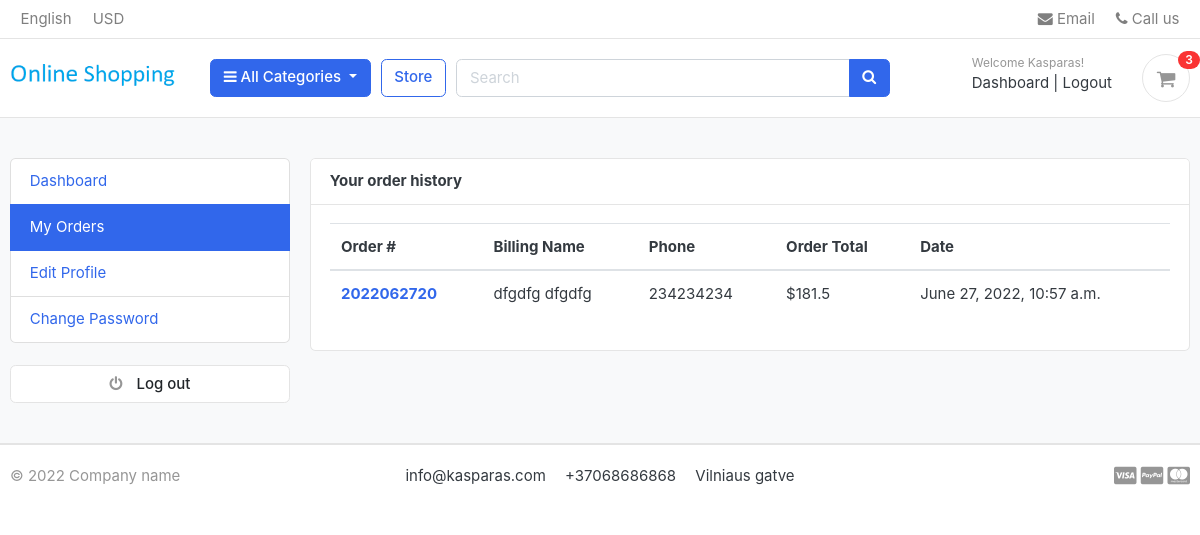
The app's page /accounts/my_orders/ (signed in), older data.
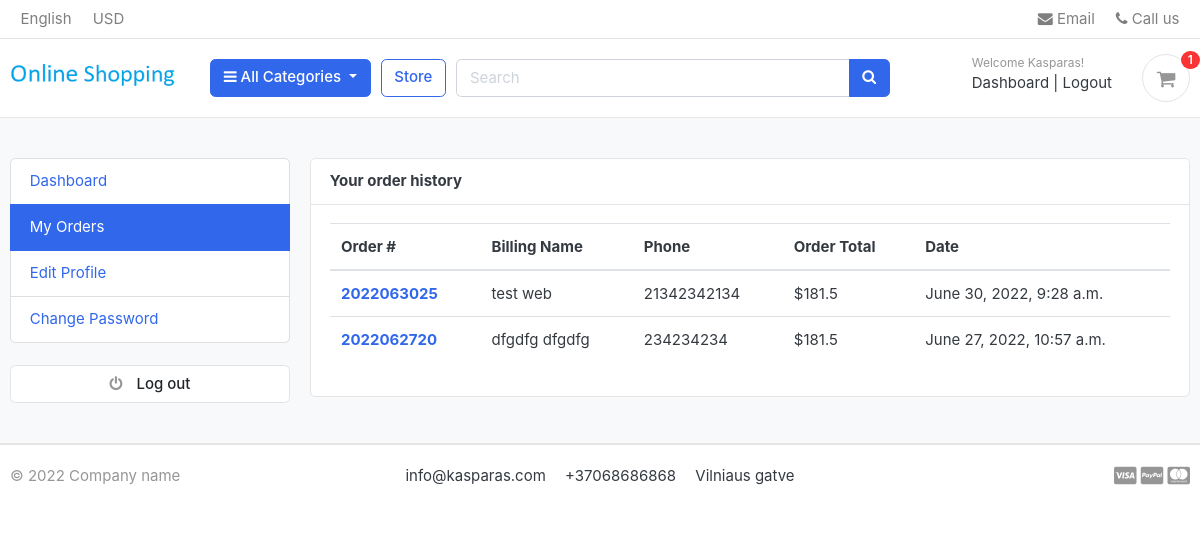
The same page, newer data.
### orders/models.py (models this page shows, shortened)
class Order(models.Model):
    STATUS = (
        ('New', 'New'),
        ('Accepted', 'Accepted'),
        ('Completed', 'Completed'),
        ('Cancelled', 'Cancelled'),
    )
    user = models.ForeignKey(Account, on_delete=models.SET_NULL, null=True)
    payment = models.ForeignKey(Payment, on_delete=models.SET_NULL, blank=True, null=True)
    order_number = models.CharField(max_length=20)
    first_name = models.CharField(max_length=50)
    last_name = models.CharField(max_length=50)
    phone = models.CharField(max_length=15)
    email = models.EmailField(max_length=50)
    address_line_1 = models.CharField(max_length=50)
    address_line_2 = models.CharField(max_length=50, blank=True)
    country = models.CharField(max_length=50)
    state = models.CharField(max_length=50)
    city = models.CharField(max_length=50)
    order_note = models.CharField(max_length=100, blank=True)
    order_total = models.FloatField()
    tax = models.FloatField()
    status = models.CharField(max_length=10, choices=STATUS, default='New')
    ip = models.CharField(blank=True, max_length=20)
    is_ordered = models.BooleanField(default=False)
    created_at = models.DateTimeField(auto_now_add=True)
    updated_at = models.DateTimeField(auto_now=True)
    def full_name(self):
        return f'{self.first_name} {self.last_name}'

### accounts/views.py (the view)
# urls.py: path('my_orders/', views.my_orders, name='my_orders'),
@login_required(login_url='login')
def my_orders(request):
    orders = Order.objects.filter(user=request.user, is_ordered=True).order_by('-created_at')
    context = {
        'orders': orders,
    }
    return render(request, 'accounts/my_orders.html', context)

### carts/context_processors.py (called while the page is built)
def counter(request):
    cart_count = 0
    if 'admin' in request.path:
        return {}
    else:
        try:
            cart = Cart.objects.filter(cart_id=_cart_id(request))
            if request.user.is_authenticated:
                cart_items = CartItem.objects.all().filter(user=request.user)
            else:
                cart_items = CartItem.objects.all().filter(cart=cart[:1])
            for cart_item in cart_items:
                cart_count += cart_item.quantity
        except Cart.DoesNotExist:
            cart_count = 0
    return dict(cart_count=cart_count)

### carts/views.py (called while the page is built)
def _cart_id(request):  # private function, session id
    cart = request.session.session_key
    if not cart:
        cart = request.session.create()
    return cart

### category/context_processors.py (called while the page is built)
def menu_links(request):
    links = Category.objects.all()
    return dict(links=links)

### category/models.py (called while the page is built)
    def get_url(self):
        return reverse('products_by_category', args=[self.slug])

### templates/accounts/my_orders.html (shortened to what this page needs)
{% extends 'base.html' %}
{% block content %}
<section class="section-conten padding-y bg">
<div class="container">
	<div class="row">
	{% include 'includes/dashboard_sidebar.html' %}
	<main class="col-md-9">
		<article class="card">
		<header class="card-header">
			<strong class="d-inline-block mr-3">Your order history</strong>
		</header>
		<div class="card-body">
			<div class="row">
			<div class="col-md-12">
				<table class="table table-hover">
				  <thead>
				    <tr>
				      <th scope="col">Order #</th>
				      <th scope="col">Billing Name</th>
				      <th scope="col">Phone</th>
				      <th scope="col">Order Total</th>
							<th scope="col">Date</th>
				    </tr>
				  </thead>
				  <tbody>
						{% for order in orders %}
				    <tr>
				      <th scope="row"><a href="{% url 'order_detail' order.order_number %}">{{order.order_number}}</a></th>
				      <td>{{order.full_name}}</td>
				      <td>{{order.phone}}</td>
				      <td>${{order.order_total}}</td>
							<td>{{order.created_at}}</td>
				    </tr>
				{% endfor %}
				  </tbody>
				</table>
			</div>
			</div>
		</div>
		</article>
	</main>
</div>
</div>
</section>
{% endblock %}

### templates/includes/navbar.html (shortened to what this page needs)
{% load static %}
 <header class="section-header">
    <nav class="navbar p-md-0 navbar-expand-sm navbar-light border-bottom">
    <div class="container">
      <div class="collapse navbar-collapse" id="navbarTop4">
        <ul class="navbar-nav mr-auto">
            <li class="nav-item dropdown">
                 <a href="#" class="nav-link">   English </a>
            </li>
            <li class="nav-item dropdown">
                <a href="#" class="nav-link"> USD </a>
            </li>
        </ul>
        <ul class="navbar-nav">
            <li><a href="#" class="nav-link"> <i class="fa fa-envelope"></i> Email </a></li>
            <li><a href="#" class="nav-link"> <i class="fa fa-phone"></i> Call us </a></li>
        </ul>
      </div>
    </div>
    </nav>
    <section class="header-main border-bottom">
        <div class="container">
    <div class="row align-items-center">
        <div class="col-lg-2 col-md-3 col-6">
            <a href="{% url 'home' %}" class="brand-wrap">
                <img class="logo" src="{% static './images/logo_main.png' %}">
            </a>
        </div>
        <div class="col-lg col-sm col-md col-6 flex-grow-0">
            <div class="category-wrap dropdown d-inline-block float-right">
                <button type="button" class="btn btn-primary dropdown-toggle" data-toggle="dropdown">
                    <i class="fa fa-bars"></i> All Categories
                </button>
            </div>
        </div>
        <a href="{% url 'store' %}" class="btn btn-outline-primary">Store</a>
        <div class="col-lg  col-md-6 col-sm-12 col">
            <form action="{% url 'search' %}" class="search" method='GET'>
                <div class="input-group w-100">
                    <input type="text" class="form-control" style="width:60%;" placeholder="Search", name="keyword">
                    <div class="input-group-append">
                      <button class="btn btn-primary" type="submit">
                        <i class="fa fa-search"></i>
                      </button>
                    </div>
                </div>
            </form>
        </div>
        <div class="col-lg-3 col-sm-6 col-8 order-2 order-lg-3">
                    <div class="d-flex justify-content-end mb-3 mb-lg-0">
                        {% if user.id is None %}
                        <div class="widget-header">
                            <small class="title text-muted">Welcome guest!</small>
                            <div>
                                <a href="{% url 'login' %}">Sign in</a> <span class="dark-transp"> | </span>
                                <a href="{% url 'register' %}"> Register</a>
                            </div>
                        </div>
                        {% else %}
                        <div class="widget-header">
                            <small class="title text-muted">Welcome {{user.first_name }}!</small>
                            <div>
                                <a href="{% url 'dashboard' %}">Dashboard</a> <span class="dark-transp"> | </span>
                                <a href="{% url 'logout' %}"> Logout</a>
                            </div>
                        </div>
                        {% endif %}
                        <a href="{% url 'cart' %}" class="widget-header pl-3 ml-3">
                            <div class="icon icon-sm rounded-circle border"><i class="fa fa-shopping-cart"></i></div>
                            <span class="badge badge-pill badge-danger notify">{{ cart_count }}</span>
                        </a>
                    </div>
                </div>
    </div>
        </div>
    </section>
    </header>

Row changes from the older to the newer data that the page shows:
added Order: order_number "2022063025", full_name "test web", phone "21342342134", order_total "181.5", created_at "June 30, 2022, 9:28 a.m."
Text that changed along with them:
{{ cart_count }}: "3" → "1"
